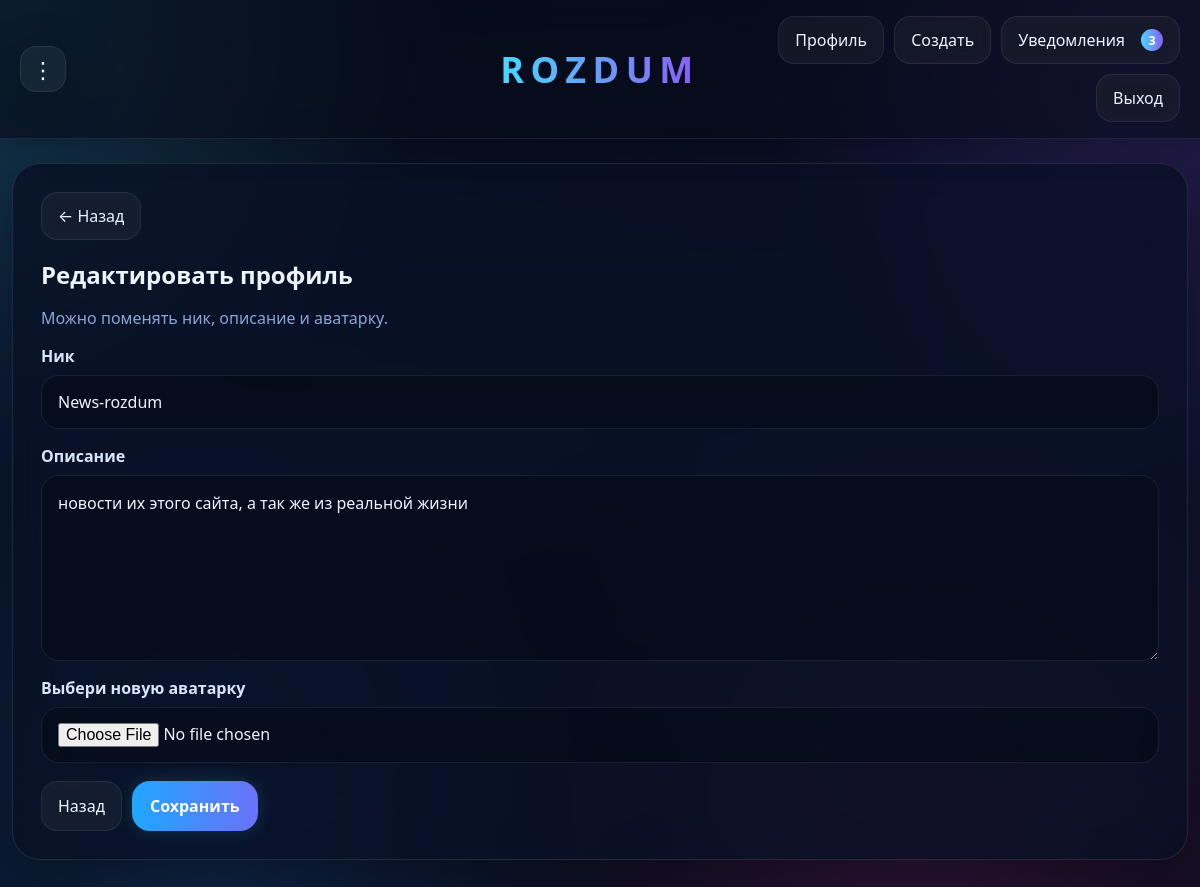
/profile/edit (signed in), run on the app's committed database.
### app.py (models this page shows)
class User(UserMixin, db.Model):
    id = db.Column(db.Integer, primary_key=True)
    username = db.Column(db.String(80), unique=True, nullable=False, index=True)
    nickname = db.Column(db.String(80), nullable=False)
    password = db.Column(db.String(255), nullable=False)
    avatar = db.Column(db.String(255), default="")
    bio = db.Column(db.Text, default="")
    status = db.Column(db.String(120), default="")
    is_admin = db.Column(db.Boolean, default=False)
    is_banned = db.Column(db.Boolean, default=False)
    last_seen = db.Column(db.DateTime, default=datetime.utcnow, nullable=False)
    created_at = db.Column(db.DateTime, default=datetime.utcnow, nullable=False)

### app.py (the view, shortened to what this page needs)
@app.route("/profile/edit", methods=["GET", "POST"])
@login_required
def edit_profile():
    return render_template("edit_profile.html")

### app.py (called while the page is built)
@login_manager.user_loader
def load_user(user_id):
    return User.query.get(int(user_id))

@app.context_processor
def inject_globals():
    unread = 0
    if current_user.is_authenticated:
        unread = Notification.query.filter_by(user_id=current_user.id, is_read=False).count()
    return {
        "unread_notifications_count": unread,
        "reactions_list": REACTIONS,
        "is_online": is_online,
    }

@app.before_request
def update_last_seen():
    if request.endpoint == "static":
        return
    if current_user.is_authenticated:
        if current_user.is_banned:
            logout_user()
            flash("Ваш аккаунт заблокирован.")
            return redirect(url_for("login"))
        current_user.last_seen = datetime.utcnow()
        db.session.commit()

### templates/edit_profile.html (shortened to what this page needs)
{% extends "base.html" %}
{% block content %}
<section class="form-card card">
    <div class="back-row">
        <a class="back-btn" href="{{ url_for('profile', username=current_user.username) }}">← Назад</a>
    </div>
    <h1>Редактировать профиль</h1>
    <p class="muted">Можно поменять ник, описание и аватарку.</p>
    <form method="POST" enctype="multipart/form-data">
        <div class="field">
            <label>Ник</label>
            <input type="text" name="nickname" value="{{ current_user.nickname }}" required>
        </div>
        <div class="field">
            <label>Описание</label>
            <textarea name="bio" rows="6" placeholder="Расскажи о себе...">{{ current_user.bio }}</textarea>
        </div>
        <div class="field">
            <label class="file-label">Выбери новую аватарку</label>
            <input type="file" name="avatar" accept="image/*">
        </div>
        <div class="form-actions">
            <a class="btn-ghost" href="{{ url_for('profile', username=current_user.username) }}">Назад</a>
            <button class="btn-primary" type="submit">Сохранить</button>
        </div>
    </form>
</section>
{% endblock %}

### static/style.css (style rules this page uses)
:root { --bg:#050816; --bg2:#07112a; --card:rgba(9, 16, 36, 0.76); --card2:rgba(11, 22, 48, 0.88); --border:rgba(255,255,255,0.10); --text:#edf4ff; --muted:#8da5d6; --cyan:#46d9ff; --blue:#1ea7ff; --violet:#8b5cf6; --pink:#ff4fd8; --shadow:0 18px 50px rgba(0,0,0,.34); --radius:28px; }
* { box-sizing:border-box; }
html, body { min-height:100%; }
body { margin:0; font-family:system-ui,-apple-system,BlinkMacSystemFont,"Segoe UI",sans-serif; color:var(--text); background: linear-gradient(180deg, #050816 0%, #06122a 48%, #050816 100%); overflow-x:hidden; }
body::before { content:""; position:fixed; inset:-15%; background: radial-gradient(circle at 10% 10%, rgba(70,217,255,.24), transparent 26%), radial-gradient(circle at 85% 18%, rgba(139,92,246,.20), transparent 24%), radial-gradient(circle at 70% 78%, rgba(255,79,216,.14), transparent 28%), radial-gradient(circle at 25% 86%, rgba(30,167,255,.16), transparent 28%); animation: drift 18s ease-in-out infinite alternate; z-index:-2; }
body::after { content:""; position:fixed; inset:0; background:linear-gradient(120deg, rgba(70,217,255,.05), rgba(139,92,246,.05), rgba(255,79,216,.05)); opacity:.8; z-index:-1; animation:hue 24s linear infinite; }
a { color:inherit; text-decoration:none; }
button, input, textarea { font:inherit; }
.nav-btn, .btn-ghost, .small-btn { display:inline-flex; align-items:center; justify-content:center; gap:8px; padding:12px 16px; border-radius:16px; border:1px solid rgba(255,255,255,.08); background:rgba(255,255,255,.05); transition:.28s ease; backdrop-filter:blur(10px); }
.card { background:var(--card); border:1px solid var(--border); border-radius:var(--radius); box-shadow:var(--shadow); backdrop-filter:blur(18px); }
.auth-promo, .auth-card, .form-card, .hero-strip, .profile-hero, .topic-page, .comments-section { padding:28px; }
.auth-card h2, .form-card h1, .hero-strip h1, .profile-hero h1, .topic-page h1, .section-title h1 { margin-top:0; margin-bottom:12px; }
.muted { color:var(--muted); }
.field { display:grid; gap:8px; margin-bottom:16px; }
.field label, .file-label { font-weight:700; color:#d8e5ff; }
input[type="text"], input[type="password"], input[type="file"], textarea { width:100%; padding:15px 16px; border-radius:18px; border:1px solid rgba(255,255,255,.08); background:rgba(4, 10, 24, .58); color:var(--text); outline:none; transition:.25s ease; }
textarea { resize:vertical; min-height:120px; line-height:1.6; }
.btn-primary { display:inline-flex; align-items:center; justify-content:center; padding:14px 18px; border:none; border-radius:18px; color:#fff; font-weight:800; cursor:pointer; background:linear-gradient(90deg, var(--blue), var(--violet), var(--pink)); background-size:280% 100%; transition:.25s ease; animation:btnFlow 8s linear infinite; box-shadow:0 0 18px rgba(70,217,255,.16); }
.post-actions, .comment-actions, .profile-actions, .form-actions { display:flex; gap:10px; flex-wrap:wrap; margin-top:18px; }
.back-row { margin-bottom:18px; }
.back-btn { display:inline-flex; align-items:center; gap:8px; padding:12px 16px; border-radius:16px; border:1px solid rgba(255,255,255,.08); background:rgba(255,255,255,.05); color:var(--text); text-decoration:none; transition:.25s ease; backdrop-filter:blur(10px); }
html, body { max-width: 100%; overflow-x: hidden; }
body { -webkit-text-size-adjust: 100%; text-size-adjust: 100%; }
.page, .topbar, .card, .auth-standalone, .auth-grid, .hero-strip, .profile-hero, .form-card, .topic-page, .comments-section, .search-box, .topics-grid, .stats-grid { max-width: 100%; }
* { -webkit-tap-highlight-color: transparent; }
button, a, input, textarea, select { touch-action: manipulation; }
button, .nav-btn, .btn-primary, .btn-ghost, .small-btn, .back-btn { min-width: 44px; }
body { overflow-x: hidden; }

### data on the page
User: nickname "News-rozdum", bio "новости их этого сайта, а так же из реальной жизни"

### other printed values
{{ unread_notifications_count }} "3"
